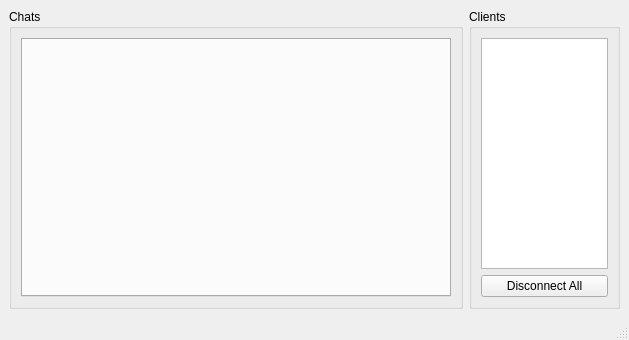
<?xml version="1.0" encoding="UTF-8"?>
<ui version="4.0">
 <class>MainWindow</class>
 <widget class="QMainWindow" name="MainWindow">
  <property name="geometry">
   <rect>
    <x>0</x>
    <y>0</y>
    <width>629</width>
    <height>340</height>
   </rect>
  </property>
  <property name="windowTitle">
   <string>Server</string>
  </property>
  <widget class="QWidget" name="centralwidget">
   <layout class="QHBoxLayout" name="horizontalLayout" stretch="3,1">
    <item>
     <widget class="QGroupBox" name="grpChats">
      <property name="title">
       <string>Chats</string>
      </property>
      <layout class="QVBoxLayout" name="verticalLayout_2">
       <item>
        <widget class="QTabWidget" name="tbClientsChat">
         <property name="tabsClosable">
          <bool>true</bool>
         </property>
        </widget>
       </item>
      </layout>
     </widget>
    </item>
    <item>
     <widget class="QGroupBox" name="grpClients">
      <property name="title">
       <string>Clients</string>
      </property>
      <layout class="QVBoxLayout" name="verticalLayout">
       <item>
        <widget class="QListWidget" name="lstClients"/>
       </item>
       <item>
        <widget class="QPushButton" name="pushButton">
         <property name="text">
          <string>Disconnect All</string>
         </property>
        </widget>
       </item>
      </layout>
     </widget>
    </item>
   </layout>
  </widget>
  <widget class="QMenuBar" name="menubar">
   <property name="geometry">
    <rect>
     <x>0</x>
     <y>0</y>
     <width>629</width>
     <height>25</height>
    </rect>
   </property>
  </widget>
  <widget class="QStatusBar" name="statusbar"/>
 </widget>
 <resources/>
 <connections/>
</ui>
